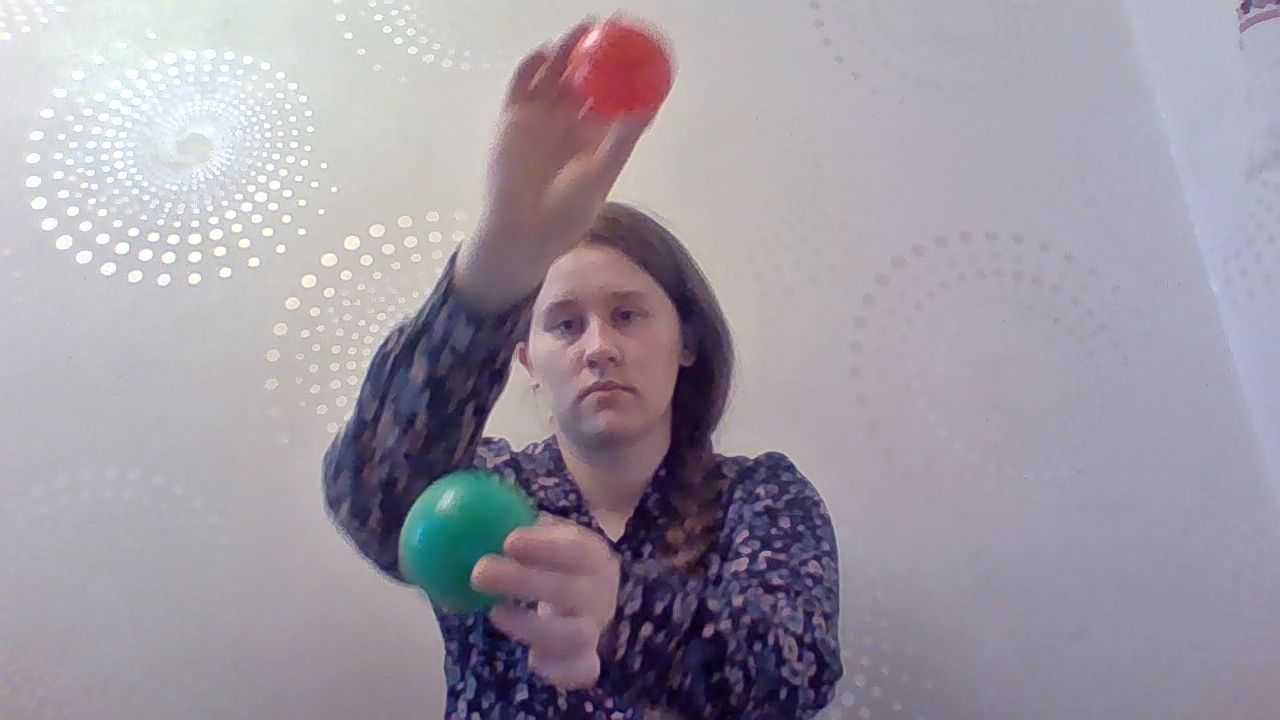
#> input picture OpenCV/ObjectDetectionTracking/01_TrackingByColor/tmp/clip_500.png, 1280 x 720 px, found by its file name
$ jupyter execute --allow-errors TrackingByColor.ipynb
#> lines starting #> are read from the running program, lines starting #| are printed output that depends on the picture; after the words box and inside, x2 and y2 are one past the last pixel; in counts of white or black regions, pixels touching at a corner belong together
# Tracking objects by color

How it works:
The system tracks object based on their colors.
Steps:
- we treat each frame from video as separete image;
- convert an image into HSV;
- based on color bounds find a mask;
- delete small artifacts;

- for each mask, finds contours and draw circle around an object;

- while processing we save centers of objects into deques;
- later we draw the contrails of objects;
- contrails are thicker near object and thiner away from object.

## Utilities

[cell 1]
from collections import deque
from imutils.video import VideoStream
import numpy as np
import cv2
import imutils
import time
from matplotlib import pyplot as plt

[cell 2]
# Show result in seperate window
# [4 lines left out: function show_result, not called in this run]

# Saving video utilities
import glob
DEBUG_COUNT = 20

def process_video(path, func, dst_folder, debug = False):
    cap = cv2.VideoCapture(path)
    i = 0
    while(cap.isOpened()):
        # vid_capture.read() methods returns a tuple, first element is a bool
        # and the second is frame
        ret, frame = cap.read()
        if ret == True:
            f = frame.copy()
            res = func(f)

            # Save frame into image file
            s = ""
            if(i < 10):
                s = "000"
            elif(i < 100):
                s = "00"
            elif(i < 1000):
                s = "0"
            cv2.imwrite('res\\' + dst_folder + '\\kang_'+ s +str(i)+'.jpg',res)
            i = i + 1

            # displaying the video
            #cv2.imshow("Processed Video",res)
            if debug and i > DEBUG_COUNT:
                break

            if cv2.waitKey(1) & 0xFF == ord('q'):
                break
        else:
            break

    cap.release()
    cv2.destroyAllWindows()

def save_img2video(dst_folder, name = 'output.mp4'):
    # Save images into a video file
    img_array = []
    for filename in glob.glob('res\\' + dst_folder + '\\kang*.jpg'):
        #print(filename)
        img = cv2.imread(filename)
        height, width, layers = img.shape
        size = (width,height)
        img_array.append(img)

    out = cv2.VideoWriter(name, cv2.VideoWriter_fourcc(*'DIVX'), 30, size)

    for i in range(len(img_array)):
        out.write(img_array[i])
    out.release()

def save_clips(path, dst_folder, idxs):
    cap = cv2.VideoCapture(path)
    i = 0
    it = iter(idxs)
    val = next(it)
    while(cap.isOpened()):
        # vid_capture.read() methods returns a tuple, first element is a bool
        # and the second is frame
        ret, frame = cap.read()
        i = i + 1
        if ret == True:
            if i == val:
                cv2.imwrite(dst_folder + '\\clip_' +str(i)+'.png',frame)

                try:
                    val = next(it)
                except:
                    break
        else:
            break

    cap.release()
    cv2.destroyAllWindows()

[cell 3]
def param_selection(image, args_dict, func):
    def nothing(x):
        pass
    # Create a window
    cv2.namedWindow('image')
    args = args_dict.keys()
    # Initialize values
    vals = np.zeros(len(args), dtype='int')
    pVals = np.zeros(len(args), dtype='int')
    for arg in args:
        val = args_dict[arg]
        cv2.createTrackbar(arg, 'image', val[0], val[1], nothing)
    for arg in args:
        val = args_dict[arg]
        cv2.setTrackbarPos(arg, 'image', val[2])

    # Get current positions of all trackbars
        for i, arg in enumerate(args):
            vals[i] = cv2.getTrackbarPos(arg, 'image')
    result = func(image, vals) # Apply changes

    while(1):
        # Get current positions of all trackbars
        for i, arg in enumerate(args):
            vals[i] = cv2.getTrackbarPos(arg, 'image')

        if np.any(np.not_equal(vals, pVals)):
            result = func(image, vals) # Apply changes
            s = ""
            for i, arg in enumerate(args):
                s = s + arg + " = " + str(vals[i]) + " "
            print(s)
            for i in range(len(args)):
                pVals[i] = vals[i]

        # Display result image
        cv2.imshow('image', result)
        if cv2.waitKey(10) & 0xFF == ord('q'):
            break
    cv2.destroyWindow("image")
    cv2.destroyAllWindows()

# Collect images during changes to show them with or without histogram
# [87 lines left out: functions plot_steps, plot_result, plot_histogram, delete_small_artifacts, show_result, filter_contours and 2 more, not called in this run]

## Tracking

[cell 4]
args = {"video": "tracking_by_color.mp4", "buffer": 64}
VIDEO_PATH = args["video"]

### Parameter selection

[cell 5]
save_clips(VIDEO_PATH, 'tmp', [5, 267, 400, 500, 700])

[cell 6]
IMG_PATH = "tmp\clip_500.png"
image = cv2.imread(IMG_PATH)
#> image is the input picture: shape (720, 1280, 3); mean B, G, R 163.8, 152.8, 159.1
img = image.copy()
img = cv2.cvtColor(img, cv2.COLOR_BGR2RGB)
plt.imshow(img)

[cell 7]
d = {'hMin': (0, 179, 0), 'sMin': (0, 255, 0), 'vMin': (0, 255, 0), 'hMax': (0, 179, 179), 'sMax': (0, 255, 255), 'vMax': (0, 255, 255)}
def inRange(image, vals):
    image = imutils.resize(image, width=1200)
#> image: shape (675, 1200, 3)
    lower = np.array([vals[0], vals[1], vals[2]])
    upper = np.array([vals[3], vals[4], vals[5]])
    hsv = cv2.cvtColor(image, cv2.COLOR_BGR2HSV)
#> hsv: shape (675, 1200, 3); mean H, S, V 129.1, 35.2, 168.2
    mask = cv2.inRange(hsv, lower, upper)
#> mask: shape (675, 1200); every value is 255
    res = cv2.bitwise_and(image, image, mask=mask)
    return res
param_selection(img, d, inRange)
#> (key q is pressed here)

### Tracking objects

[cell 8]
greenLower = (32, 27, 46)
greenUpper = (99, 255, 239)
redLower = (113, 130, 106)
redUpper = (179, 255, 255)
bounds = [(greenLower, greenUpper), (redLower, redUpper)]

[cell 9]
def mask_by_color(hsv, low, up):
    mask = cv2.inRange(hsv, low, up)
    mask = cv2.erode(mask, None, iterations=2)
    mask = cv2.dilate(mask, None, iterations=2)
    return mask
# [12 lines left out: function extract_by_color, not called in this run]

def extract_by_colors(img, bounds = bounds):
    # resize the frame, blur it, and convert it to the HSV
    # color space
    blurred = cv2.GaussianBlur(img, (11, 11), 0)
    hsv = cv2.cvtColor(blurred, cv2.COLOR_BGR2HSV)
#> hsv: shape (720, 1280, 3); mean H, S, V 118.3, 34.7, 168.2
    # construct a mask for the color "green", then perform
    # a series of dilations and erosions to remove any small
    # blobs left in the mask
    masks = []
    for low, up in bounds:
        mask = mask_by_color(hsv, low, up)
        masks.append(mask)
#> this loop made 2 passes
#> pass 1, in mask_by_color, `mask = cv2.inRange(hsv, low, up)`:
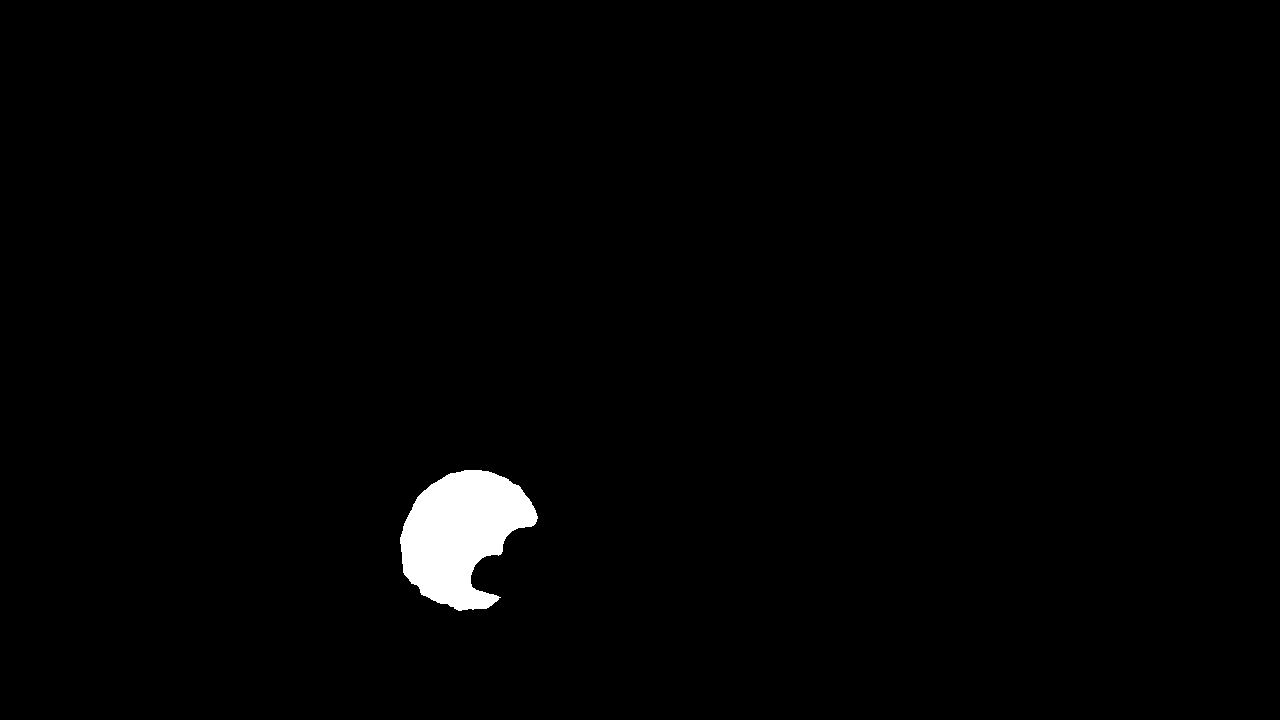
#> mask: shape (720, 1280); 1.3% white; 1 white region, box (x1, y1, x2, y2) and area: (400, 470, 538, 611) 12277
#> pass 2, in mask_by_color (call 2), `mask = cv2.inRange(hsv, low, up)`:
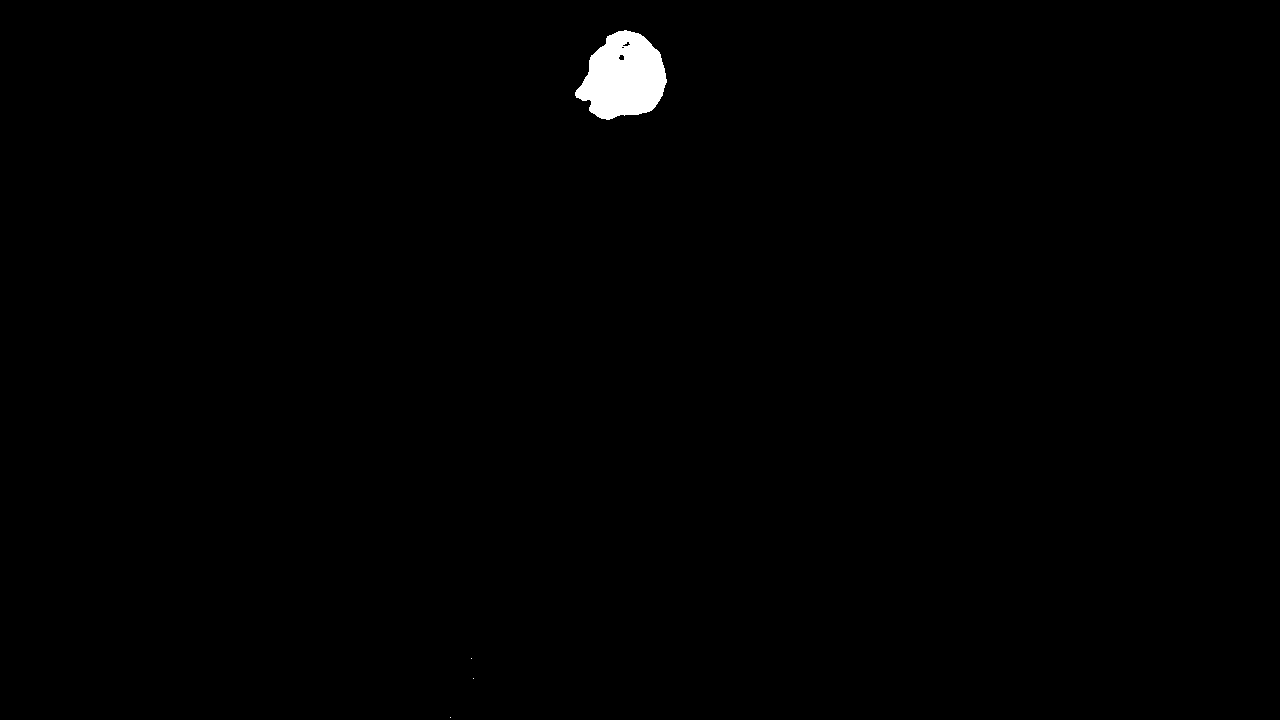
#> mask: shape (720, 1280); 0.62% white; 4 white regions (3 under 20 px), largest, box (x1, y1, x2, y2) and area: (575, 30, 667, 120) 5668
#> after the loop, masks = 2 items
    return masks

idx = 2
ptss = {0: dict(), 1: dict()}
def find_contour(image, mask, i):
    global idx
    # find contours in the mask and initialize the current
    # (x, y) center of the ball
    cnts, hierarchy = cv2.findContours(mask.copy(), cv2.RETR_EXTERNAL, cv2.CHAIN_APPROX_SIMPLE)
    #cnts = imutils.grab_contours(cnts)
    center = None
    # only proceed if at least one contour was found
    if len(cnts) > 0:
        key_used = set()
        #c = max(cnts, key=cv2.contourArea)
        pts = ptss[i]
        for c in cnts:
            area = cv2.contourArea(c)
            if area < 400:
                continue
            ((x, y), radius) = cv2.minEnclosingCircle(c)
            M = cv2.moments(c)
            center = (int(M["m10"] / M["m00"]), int(M["m01"] / M["m00"]))
            # only proceed if the radius meets a minimum size
            if radius > 25:
            # draw the circle and centroid on the frame,
            # then update the list of tracked points
                cv2.circle(image, (int(x), int(y)), int(radius), (0, 255, 255), 2)
                cv2.circle(image, center, 5, (0, 0, 255), -1)
            if not pts:
                pts[1] = deque(maxlen=args["buffer"])
                pts[1].appendleft(center)
                key_used.add(1)
            else:
                for key in pts:
                    pt = pts[key]
                    prev = pt.popleft()
                    pt.appendleft(prev)
                    if prev == None:
                        continue
                    dist = (prev[0] - center[0]) ** 2 + (prev[1] - center[1]) ** 2
                    if dist < 10000:
                        pt.appendleft(center)
                        key_used.add(key)
                if len(key_used) == 0:
                    # New object
                    pts[idx] = deque(maxlen=args["buffer"])
                    pts[idx].appendleft(center)
                    key_used.add(idx)
                    idx = idx + 1
        for key in pts:
            if not(key in key_used):
                pts[key].appendleft(None)
    return image
colors = [(255, 0, 0), (0, 255, 0), (0, 0, 255)]
def draw_contrail(image, pts_dict):
    for i in pts_dict:
        pts_s = pts_dict[i]
        color = colors[i % len(colors)]
        for key in pts_s:
            pts = pts_s[key]
            for i in range(1, len(pts)):
            # if either of the tracked points are None, ignore them
                if pts[i - 1] is None or pts[i] is None:
                    continue
                # otherwise, compute the thickness of the line and
                # draw the connecting lines
                thickness = int(np.sqrt(args["buffer"] / float(i + 1)) * 2.5)
                cv2.line(image, pts[i - 1], pts[i], color, thickness)
    return image


def process(image, debug = True):
    masks = extract_by_colors(image)
#> masks = 2 items
    for i, mask in enumerate(masks):
        image = find_contour(image, mask, i)
#> this loop made 2 passes
#> pass 1, in process, `image = find_contour(image, mask, i)`:
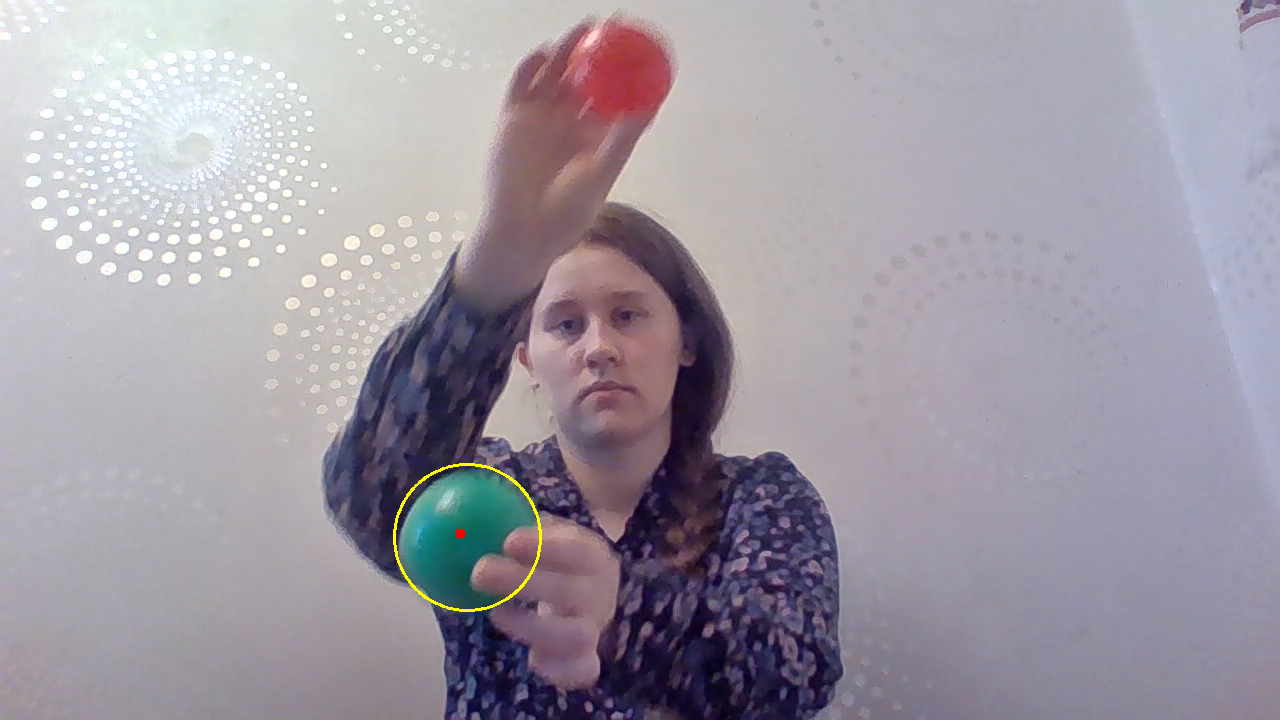
#> image: shape (720, 1280, 3); 0.16% of pixels changed, all inside (x1, y1, x2, y2) = (393, 463, 542, 612)
#> pass 2, in process, `image = find_contour(image, mask, i)`:
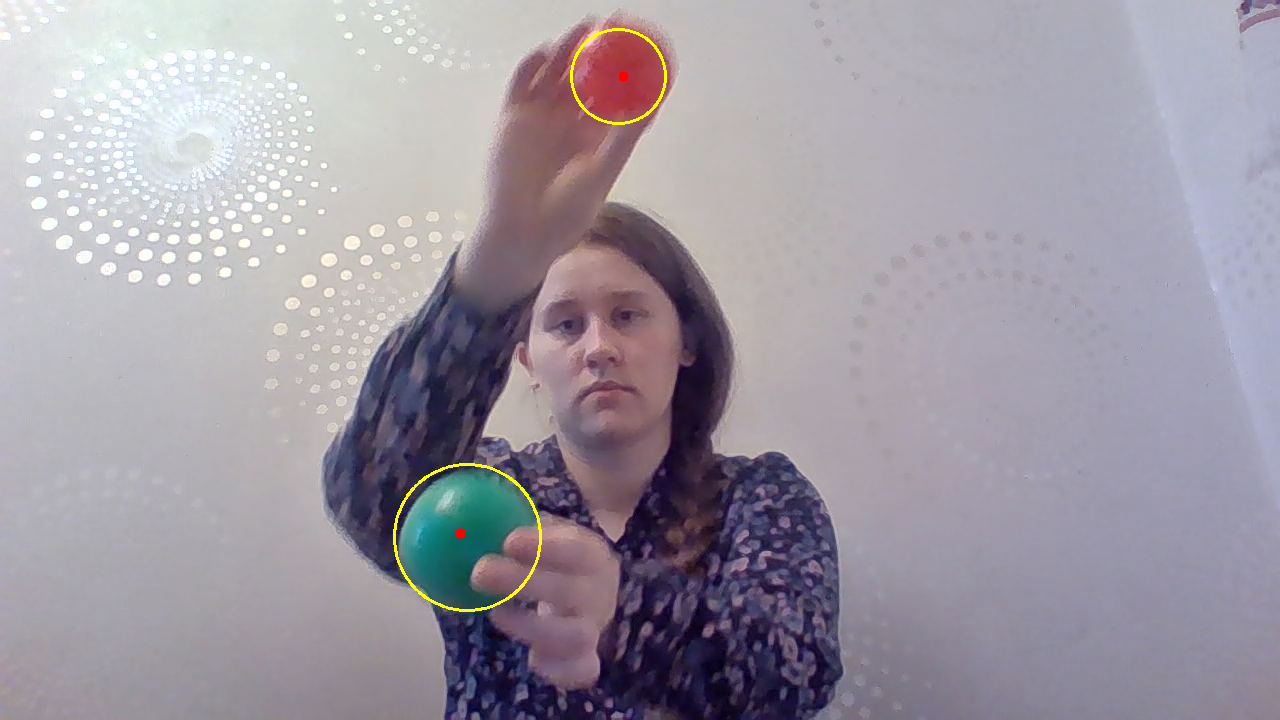
#> image: shape (720, 1280, 3); 0.1% of pixels changed, all inside (x1, y1, x2, y2) = (570, 28, 667, 125)
    image = draw_contrail(image, ptss)
    if debug:
        for i, mask in enumerate(masks):
            cv2.imwrite("debug/mask_0" + str(i) + ".png", mask)
#> (the rest of the program and of its run is left out)
